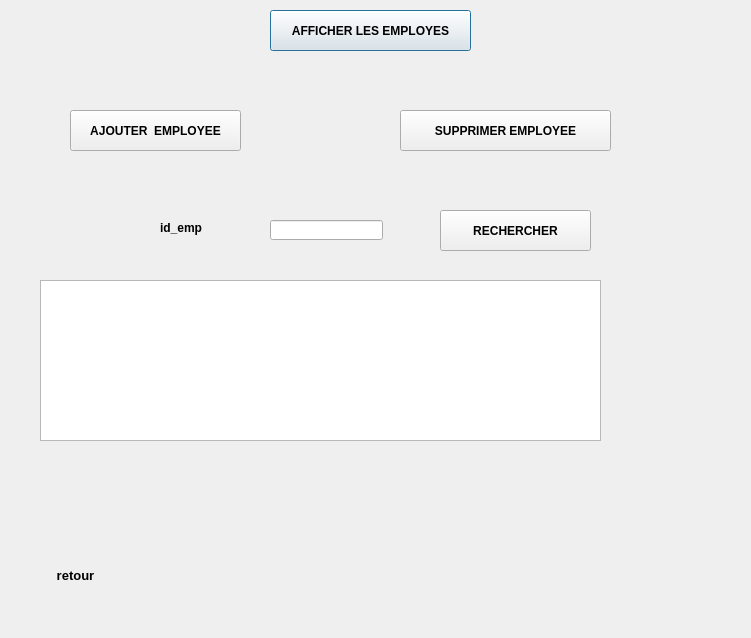
<?xml version="1.0" encoding="UTF-8"?>
<ui version="4.0">
 <class>ges_emp</class>
 <widget class="QDialog" name="ges_emp">
  <property name="geometry">
   <rect>
    <x>0</x>
    <y>0</y>
    <width>751</width>
    <height>638</height>
   </rect>
  </property>
  <property name="windowTitle">
   <string>Dialog</string>
  </property>
  <widget class="QTableView" name="tableView">
   <property name="geometry">
    <rect>
     <x>40</x>
     <y>280</y>
     <width>561</width>
     <height>161</height>
    </rect>
   </property>
  </widget>
  <widget class="QLabel" name="label_2">
   <property name="geometry">
    <rect>
     <x>160</x>
     <y>220</y>
     <width>51</width>
     <height>16</height>
    </rect>
   </property>
   <property name="font">
    <font>
     <weight>75</weight>
     <bold>true</bold>
    </font>
   </property>
   <property name="text">
    <string>id_emp</string>
   </property>
  </widget>
  <widget class="QLineEdit" name="id">
   <property name="geometry">
    <rect>
     <x>270</x>
     <y>220</y>
     <width>113</width>
     <height>20</height>
    </rect>
   </property>
  </widget>
  <widget class="QPushButton" name="pushButton_4">
   <property name="geometry">
    <rect>
     <x>270</x>
     <y>10</y>
     <width>201</width>
     <height>41</height>
    </rect>
   </property>
   <property name="font">
    <font>
     <weight>75</weight>
     <bold>true</bold>
    </font>
   </property>
   <property name="toolTip">
    <string/>
   </property>
   <property name="text">
    <string>AFFICHER LES EMPLOYES</string>
   </property>
   <property name="icon">
    <iconset resource="Images.qrc">
     <normaloff>:/icon/Icon/1.png</normaloff>:/icon/Icon/1.png</iconset>
   </property>
   <property name="iconSize">
    <size>
     <width>30</width>
     <height>30</height>
    </size>
   </property>
  </widget>
  <widget class="QPushButton" name="pushButton">
   <property name="geometry">
    <rect>
     <x>70</x>
     <y>110</y>
     <width>171</width>
     <height>41</height>
    </rect>
   </property>
   <property name="font">
    <font>
     <weight>75</weight>
     <bold>true</bold>
    </font>
   </property>
   <property name="toolTip">
    <string/>
   </property>
   <property name="text">
    <string>AJOUTER  EMPLOYEE</string>
   </property>
   <property name="icon">
    <iconset resource="Images.qrc">
     <normaloff>:/icon/Icon/95.png</normaloff>:/icon/Icon/95.png</iconset>
   </property>
   <property name="iconSize">
    <size>
     <width>30</width>
     <height>30</height>
    </size>
   </property>
   <property name="flat">
    <bool>false</bool>
   </property>
  </widget>
  <widget class="QPushButton" name="pushButton_2">
   <property name="geometry">
    <rect>
     <x>400</x>
     <y>110</y>
     <width>211</width>
     <height>41</height>
    </rect>
   </property>
   <property name="font">
    <font>
     <weight>75</weight>
     <bold>true</bold>
    </font>
   </property>
   <property name="text">
    <string>SUPPRIMER EMPLOYEE</string>
   </property>
   <property name="icon">
    <iconset resource="Images.qrc">
     <normaloff>:/icon/Icon/117.png</normaloff>:/icon/Icon/117.png</iconset>
   </property>
   <property name="iconSize">
    <size>
     <width>30</width>
     <height>30</height>
    </size>
   </property>
   <property name="flat">
    <bool>false</bool>
   </property>
  </widget>
  <widget class="QPushButton" name="pushButton_3">
   <property name="geometry">
    <rect>
     <x>440</x>
     <y>210</y>
     <width>151</width>
     <height>41</height>
    </rect>
   </property>
   <property name="font">
    <font>
     <weight>75</weight>
     <bold>true</bold>
    </font>
   </property>
   <property name="toolTip">
    <string/>
   </property>
   <property name="text">
    <string>RECHERCHER</string>
   </property>
   <property name="icon">
    <iconset resource="Images.qrc">
     <normaloff>:/icon/Icon/156.png</normaloff>:/icon/Icon/156.png</iconset>
   </property>
   <property name="iconSize">
    <size>
     <width>30</width>
     <height>30</height>
    </size>
   </property>
   <property name="flat">
    <bool>false</bool>
   </property>
  </widget>
  <widget class="QPushButton" name="pushButton_5">
   <property name="geometry">
    <rect>
     <x>30</x>
     <y>560</y>
     <width>91</width>
     <height>31</height>
    </rect>
   </property>
   <property name="font">
    <font>
     <pointsize>10</pointsize>
     <weight>75</weight>
     <bold>true</bold>
    </font>
   </property>
   <property name="text">
    <string>retour</string>
   </property>
   <property name="icon">
    <iconset resource="Images.qrc">
     <normaloff>:/icon/Icon/28.png</normaloff>:/icon/Icon/28.png</iconset>
   </property>
   <property name="iconSize">
    <size>
     <width>25</width>
     <height>25</height>
    </size>
   </property>
   <property name="flat">
    <bool>true</bool>
   </property>
  </widget>
  <widget class="QLabel" name="label">
   <property name="geometry">
    <rect>
     <x>-330</x>
     <y>-20</y>
     <width>1101</width>
     <height>961</height>
    </rect>
   </property>
   <property name="text">
    <string/>
   </property>
   <property name="pixmap">
    <pixmap resource="Images.qrc">:/Arriere/images/gestion_personnel.jpg</pixmap>
   </property>
  </widget>
  <zorder>label</zorder>
  <zorder>tableView</zorder>
  <zorder>label_2</zorder>
  <zorder>id</zorder>
  <zorder>pushButton_4</zorder>
  <zorder>pushButton</zorder>
  <zorder>pushButton_2</zorder>
  <zorder>pushButton_3</zorder>
  <zorder>pushButton_5</zorder>
 </widget>
 <resources>
  <include location="Images.qrc"/>
 </resources>
 <connections/>
</ui>
